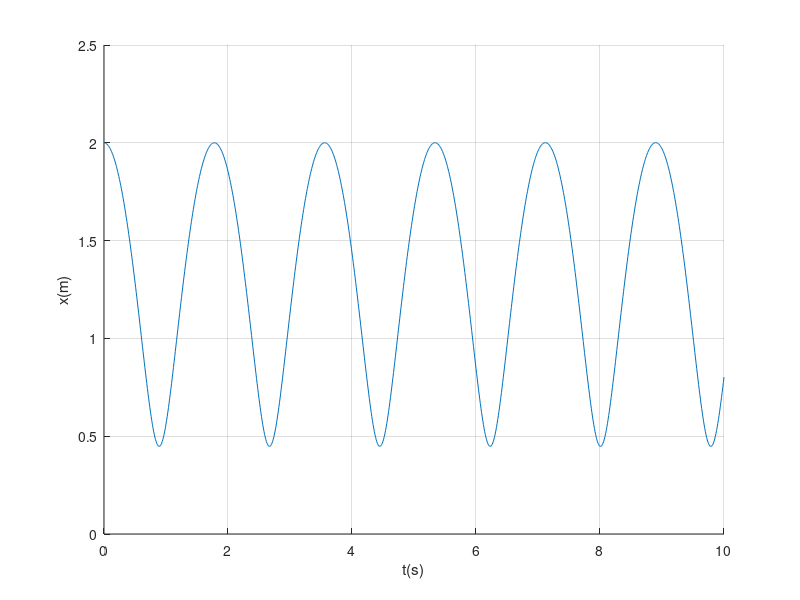

Source code (MATLAB):
hold on; grid on;

kappa = 1.4;
g = 9.81;

h = 0.01;
t = 0:h:10;

ya = zeros (2,length(t));
ya(1,1) = 2;
ya(2,1) = 0;

f = @(ya) [ya(2);g*(ya(1)^(-kappa) - 1)];

for i = 1:(length(t) - 1)
    
    k_1 = f(ya(:,i));
    k_2 = f(ya(:,i) + 0.5*h.*k_1);
    
    ya(:,i+1) = ya(:,i) + h.*k_2;
    
end

plot(t,ya(1,:));
xlabel('t(s)');
ylabel('x(m)');

print -depsc modsim_ex4_2a.eps

